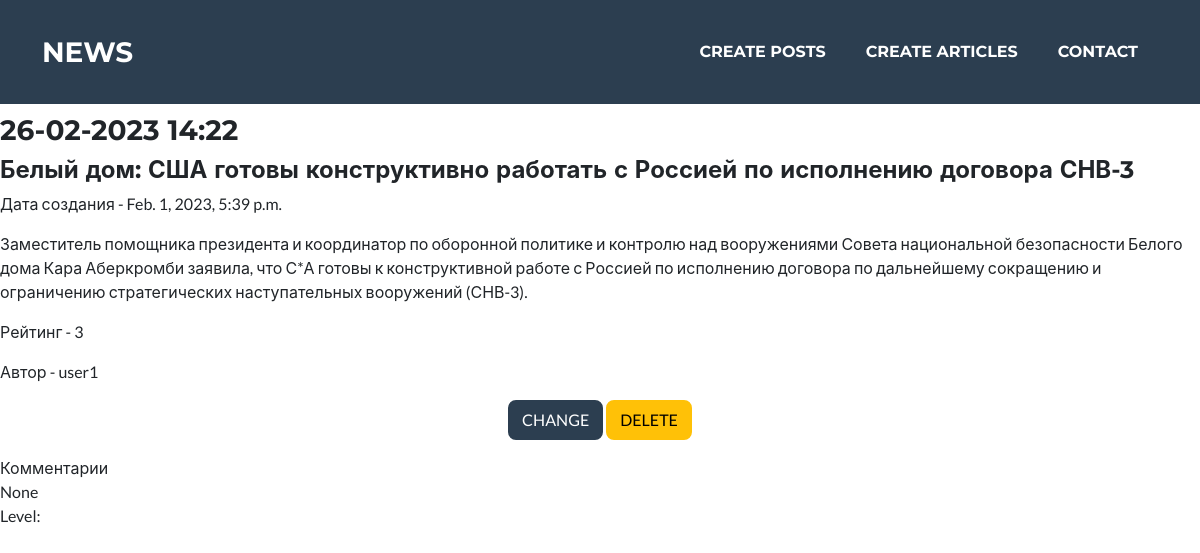
Page /article/6 on the committed database.
### NewsPortal/models.py (models this page shows, shortened)
class Post(models.Model):
    date = models.DateTimeField(auto_now_add=True)
    headline = models.CharField(max_length=255, unique=True)
    content = models.TextField()
    post_rating = models.IntegerField(default=0)
    position = models.CharField(max_length=2, choices=POSITIONS, default=news)
    author = models.ForeignKey(Author, on_delete=models.CASCADE)
    categories = models.ManyToManyField(Category, through="PostCategory")

class Author(models.Model):
    person = models.OneToOneField(User, on_delete=models.CASCADE)
    user_rating = models.IntegerField(default=0)
    def __str__(self):
        return f'{self.person.username}'

### NewsPortal/views.py (the view)
# urls.py: path('<int:pk>', PostsDetail.as_view(), name='post_detail'),
class PostsDetail(DetailView):
    model = Post
    template_name = 'post.html'
    context_object_name = 'post'
    def get_context_data(self, **kwargs):
        context = super().get_context_data(**kwargs)
        context['filterset'] = self.filterset
        return context
    def get_queryset(self):
        queryset = super().get_queryset()
        self.filterset = PostFilter(self.request.GET, queryset)
        return self.filterset.qs

### templates/post.html (shortened to what this page needs)
{% extends 'flatpages/default.html' %}
{% load custom_filters %}
{% block content %}
<h4>{{ post.headline }} </h4>
<p>Дата создания - {{ post.date }} </p>
<p>{{ post.content|censor }} </p>
<p>Рейтинг - {{ post.post_rating }} </p>
<p>Автор - {{ post.author }} </p>
<p>
    <div class="col text-center">
    <a href="{% url 'post_update' pk=post.pk %}" class="btn btn-secondary">CHANGE</a>
    <a href="{% url 'post_delete' pk=post.pk %}" class="btn btn-warning">DELETE</a>
</div>
</p>
<p>Комментарии <br> {{ post.comment_set.all.first }}<br> Level: {{ post.comment_set.all.get.comment_rating }}</p>
{% endblock content %}

### rows in the picture
Post: headline "Белый дом: США готовы конструктивно работать с Россией по исполнению договора СНВ-3", date "Feb. 1, 2023, 5:39 p.m.", content|censor "Заместитель помощника президента и координатор по оборонной политике и контролю над вооружениями Совета национальной безопасности Белого дома Кара Аберкромби заявила, что С*А готовы к конструктивной работе с Россией по исполнению договора по дальнейшему сокращению и ограничению стратегических наступательных вооружений (СНВ-3).", post_rating "3", author "user1", comment_set.all.first "None"
